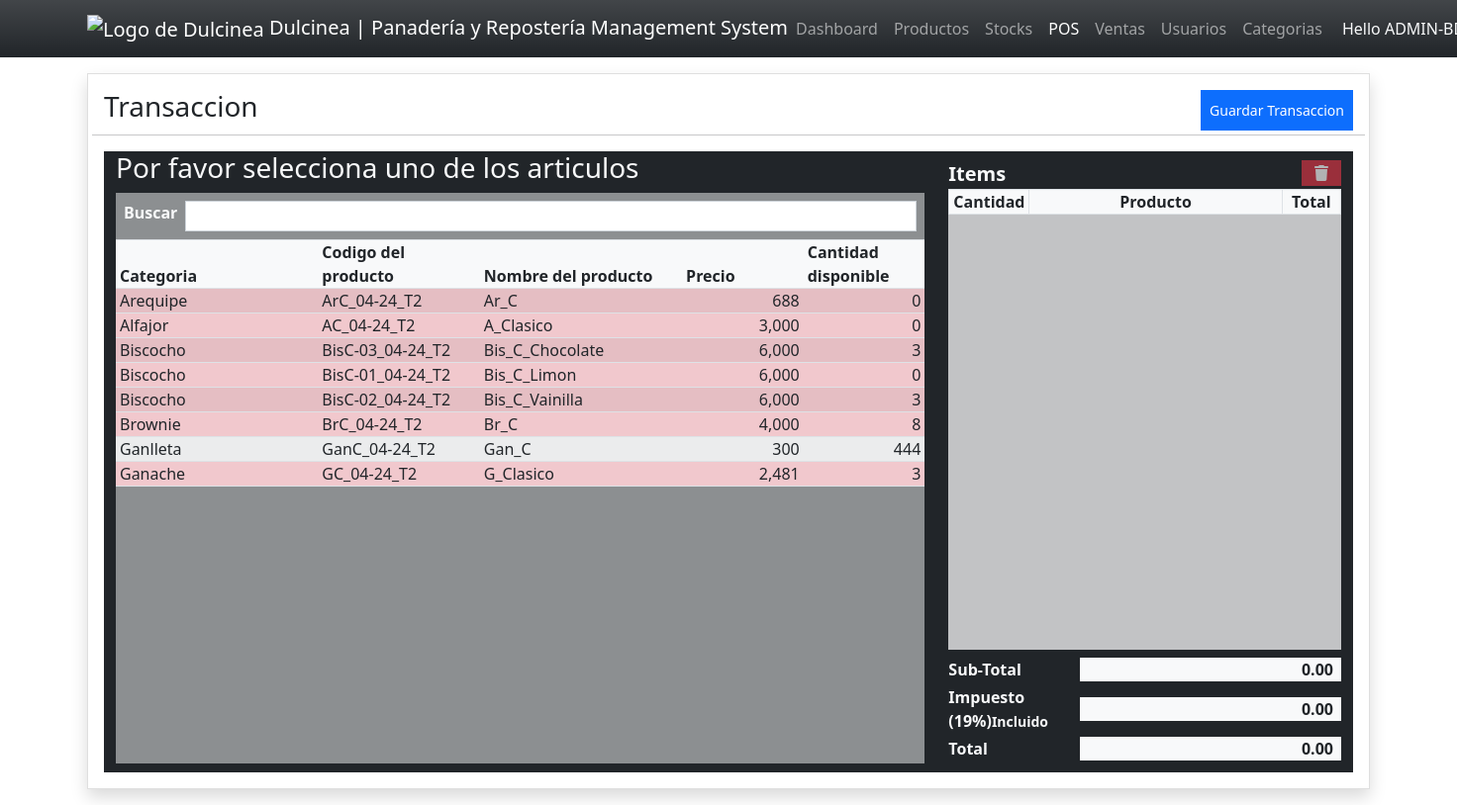
Screenshot of /?page=sales (signed in) with the database file from the repository.
### tables this page shows
CREATE TABLE `product_list` (
  `product_id` int(30) NOT NULL,
  `product_code` text NOT NULL,
  `category_id` int(30) NOT NULL,
  `name` text NOT NULL,
  `description` text NOT NULL,
  `price` double NOT NULL DEFAULT 0,
  `alert_restock` double NOT NULL DEFAULT 0,
  `status` tinyint(1) NOT NULL DEFAULT 1,
  `delete_flag` tinyint(1) NOT NULL DEFAULT 0,
  `date_created` datetime NOT NULL DEFAULT current_timestamp(),
  `date_updated` datetime DEFAULT NULL ON UPDATE current_timestamp()
);

CREATE TABLE `category_list` (
  `category_id` int(30) NOT NULL,
  `name` text NOT NULL,
  `description` text NOT NULL,
  `status` tinyint(1) NOT NULL DEFAULT 1,
  `delete_flag` tinyint(1) NOT NULL DEFAULT 0,
  `date_created` datetime NOT NULL DEFAULT current_timestamp(),
  `date_updated` datetime DEFAULT NULL ON UPDATE current_timestamp()
);

### DBConnection.php (called while the page is built, shortened)
<?php
function format_num($number = '', $decimal = '') {
    if (is_numeric($number)) {
        $ex = explode(".", $number);
        $dec_len = isset($ex[1]) ? strlen($ex[1]) : 0;
        if (!empty($decimal) || is_numeric($decimal)) {
            return number_format($number, $decimal);
        } else {
            return number_format($number, $dec_len);
        }
    } else {
        return 'Entrada invalida.';
    }
}

### sales.php (the view, shortened to what this page needs)
<div class="card shadow rounded-0">
    <div class="card-body">
        <div class="w-100 h-100 d-flex flex-column">
            <div class="row">
                <div class="col-8">
                    <h3>Transaccion</h3>
                </div>
                <div class="col-4 d-flex justify-content-end">
                    <button class="btn btn-sm btn-primary rounded-0 " id="transaction-save-btn" type="button">Guardar Transaccion</button>
                </div>
                <hr>
            </div>
            <div class="col-12 flex-grow-1">
            <form action="" class="h-100" id="transaction-form">
                <div class="w-100 h-100 mx-0 row row-cols-2 bg-dark">
                    <div class="col-8 h-100 pb-2 d-flex flex-column">
                        <div>
                            <h3 class="text-light">Por favor selecciona uno de los articulos</h3>
                        </div>
                        <div class="flex-grow-1 d-flex flex-column bg-light bg-opacity-50">
                            <div class="form-group py-2 d-flex border-bottom">
                                <label for="search" class="col-auto px-2 fw-bolder text-light">Buscar</label>
                                <div class="flex-grow-1 col-auto pe-2">
                                    <input type="text" autocomplete="off" class="form-control form-control-sm rounded-0" id="search">
                                </div>
                            </div>
                            <div>
                                <table class="table table-hover table-striped bg-light mb-0">
                                    <colgroup>
                                        <col width="25%">
                                        <col width="20%">
                                        <col width="25%">
                                        <col width="15%">
                                        <col width="15%">
                                    </colgroup>
                                    <thead>
                                        <tr>
                                            <th class="py-0 px-1">Categoria</th>
                                            <th class="py-0 px-1">Codigo del producto</th>
                                            <th class="py-0 px-1">Nombre del producto</th>
                                            <th class="py-0 px-1">Precio</th>
                                            <th class="py-0 px-1">Cantidad disponible</th>
                                        </tr>
                                    </thead>
                                </table>
                            </div>
                            <div class="flex-grow-1" >
                                <div class="h-100 overflow-auto" style="height:60vh !important ">
                                    <table class="table table-hover table-striped bg-light" id="plist">
                                        <colgroup>
                                            <col width="25%">
                                            <col width="20%">
                                            <col width="25%">
                                            <col width="15%">
                                            <col width="15%">
                                        </colgroup>
                                        <tbody>
                                        <?php
                                        $sql = "SELECT p.*,c.name as cname FROM `product_list` p inner join `category_list` c on p.category_id = c.category_id where p.status = 1 and p.delete_flag = 0 order by p.`name` asc";
                                        $qry = $conn->query($sql);
                                        while($row = $qry->fetch_assoc()):
                                            $stock_in = $conn->query("SELECT sum(quantity) as `total` FROM `stock_list` where unix_timestamp(`expiry_date`) >= unix_timestamp(CURRENT_TIMESTAMP) and product_id = '{$row['product_id']}' ")->fetch_assoc()['total'];
                                            $stock_out = $conn->query("SELECT sum(quantity) as `total` FROM `transaction_items` where product_id = '{$row['product_id']}' ")->fetch_assoc()['total'];
                                            $stock_in = $stock_in > 0 ? $stock_in : 0;
                                            $stock_out = $stock_out > 0 ? $stock_out : 0;
                                            $qty = $stock_in-$stock_out;
                                            $qty = $qty > 0 ? $qty : 0;
                                        ?>
                                        <tr class="item <?php echo $qty < 50? "bg-danger bg-opacity-25":'' ?>" data-id="<?php echo $row['product_id'] ?>">
                                            <td class="td py-0 px-1 pname"><?php echo $row['cname'] ?></td>
                                            <td class="td py-0 px-1 pcode"><?php echo $row['product_code'] ?></td>
                                            <td class="td py-0 px-1 name"><?php echo $row['name'] ?></td>
                                            <td class="td py-0 px-1 text-end price"><?php echo format_num($row['price']) ?></td>
                                            <td class="td py-0 px-1 text-end qty"><?php echo $qty ?></td>
                                        </tr>
                                        <?php endwhile; ?>
                                        </tbody>
                                    </table>
                                </div>
                            </div>
                        </div>
                    </div>
                    <div class="col-4 h-100 py-2">
                        <div class="h-100 d-flex flex-column">
                            <div class="w-100 flex-grow-1">
                                <div class="h-100 d-flex w-100 flex-column">
                                    <div class="d-flex">
                                    <div class="fs-5 fw-bolder text-light flex-grow-1">Items</div>
                                    <div class="col-auto">
                                        <button class="btn btn-danger rounded-0 py-0" type="button" id="remove-item" disabled onclick="remove_item()"><i class="fa fa-trash"></i></button>
                                    </div>
                                    </div>
                                    <div>
                                        <table class="table table-hover table-bordered table-striped bg-light m-0">
                                            <colgroup>
                                                <col width="20%">
                                                <col width="65%">
                                                <col width="15%">
                                            </colgroup>
                                            <thead>
                                                <th class="py-0 px-1 text-center">Cantidad</th>
                                                <th class="py-0 px-1 text-center">Producto</th>
                                                <th class="py-0 px-1 text-center">Total</th>
                                            </thead>
                                        </table>
                                    </div>
                                    <div class="flex-grow-1">
                                        <div style="height:55vh !important" class="overflow-auto bg-light bg-opacity-75">
                                        </div>
                                    </div>
                                    <div class="pt-2">
                                        <div class="w-100 mx-0 d-flex pb-1">
                                            <div class="col-4 pe-2 fs-6 fw-bolder text-light">Sub-Total</div>
                                            <div class="flex-grow-1 bg-light fs-6 fw-bolder text-end px-2" id="subTotal">0.00</div>
                                        </div>
                                        <div class="w-100 mx-0 d-flex pb-1 align-items-center">
                                            <div class="col-4 pe-2 fs-6 fw-bolder text-light">Impuesto (19%)<small>Incluido</small></div>
                                            <div class="flex-grow-1 bg-light fs-6 fw-bolder text-end px-2" id="tax">0.00</div>
                                        </div>
                                        <div class="w-100 mx-0 d-flex pb-1">
                                            <div class="col-4 pe-2 fs-6 fw-bolder text-light">Total</div>
                                            <div class="flex-grow-1 bg-light fs-6 fw-bolder text-end px-2" id="total">0.00</div>
                                        </div>
                                    </div>
                                </div>
                            </div>
                        </div>
                    </div>
                </div>
            </form>
            </div>
        </div>
    </div>
</div>

### index.php (style rules this page uses)
:root { --bs-success-rgb:71, 222, 152 !important; // Define un color para el éxito }
html, body { height: 100%; // Establece el alto completo width: 100%; // Establece el ancho completo }
@media screen { body { background-image: url('./images/Backgroud_Dulcinea.jpg'); // Imagen de fondo background-size: 50% 50%; // Ajusta la imagen para que se contenga completamente en el área background-repeat: no-repeat; // No repetir la imagen background-position: center center; // Centrar la imagen backdrop-filter: brightness(0.7); // Filtro de brillo } }

### sales.php (style rules this page uses)
#plist .item,#item-list tr { cursor:pointer }

### rows the page displays
product_list: category.name "Arequipe", product_code "ArC_04-24_T2", name "Ar_C", price "688", qty "0"
product_list: category.name "Alfajor", product_code "AC_04-24_T2", name "A_Clasico", price "3,000", qty "0"
product_list: category.name "Biscocho", product_code "BisC-03_04-24_T2", name "Bis_C_Chocolate", price "6,000", qty "3"
product_list: category.name "Biscocho", product_code "BisC-01_04-24_T2", name "Bis_C_Limon", price "6,000", qty "0"
product_list: category.name "Biscocho", product_code "BisC-02_04-24_T2", name "Bis_C_Vainilla", price "6,000", qty "3"
product_list: category.name "Brownie", product_code "BrC_04-24_T2", name "Br_C", price "4,000", qty "8"
product_list: category.name "Ganlleta", product_code "GanC_04-24_T2", name "Gan_C", price "300", qty "444"
product_list: category.name "Ganache", product_code "GC_04-24_T2", name "G_Clasico", price "2,481", qty "3"
